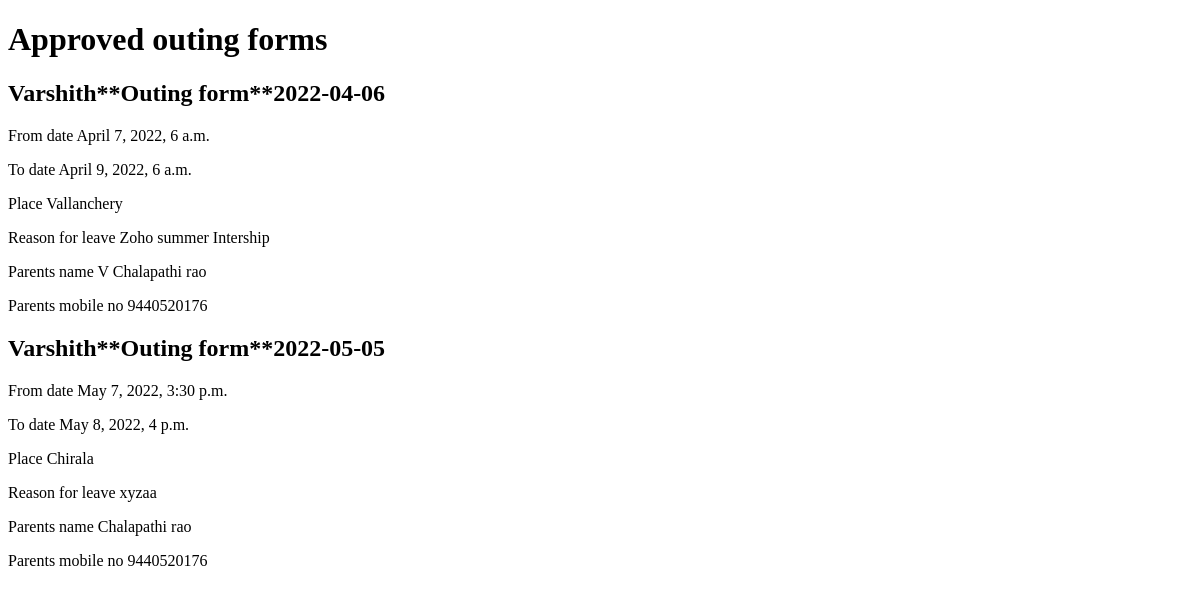
Page /student/previous-outing-forms/ (signed in) on the earlier database version.
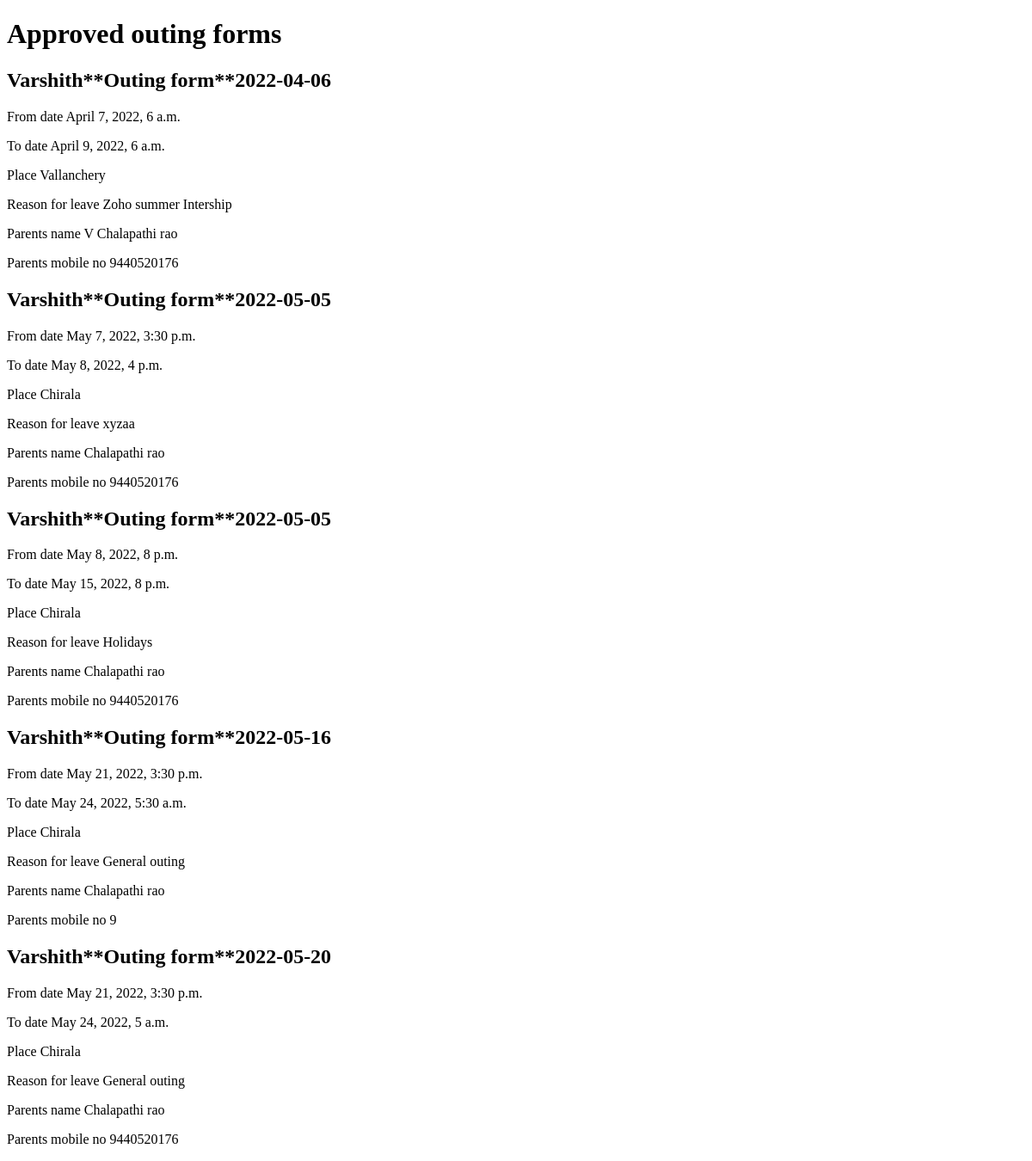
Same page on the later database version.
### db/models.py (models this page shows, shortened)
class Gatepass(models.Model):
    student = models.ForeignKey(User,on_delete=models.CASCADE,related_name="student")
    section = models.CharField(max_length=2)
    register_no = models.CharField(max_length=15)
    year = models.IntegerField()
    counsellor = models.ForeignKey(User,on_delete=models.SET_NULL,null=True,related_name="Counsellor")
    year_coordinator = models.ForeignKey(User,on_delete=models.SET_NULL,null=True,name="Year coordinator")
    applied_date = models.DateField()
    from_date = models.DateTimeField()
    to_date = models.DateTimeField()
    place = models.CharField(max_length=101)
    reason_for_leave = models.TextField(max_length=1001)
    parents_name = models.CharField(max_length=101)
    parents_pno = models.CharField(max_length=15)
    parents_permission = models.BooleanField(default=False)
    is_emergency = models.BooleanField(default=False)
    counsellor_sign = models.BooleanField(default=False)
    year_coordinator_sign = models.BooleanField(default=False)
    hod_sign = models.BooleanField(default=False)
    principal_sign = models.BooleanField(default=False)
    approved = models.BooleanField(default=False)
    deny = models.BooleanField(default=False)
    is_printed = models.BooleanField(default=False)
    def __str__(self):
        return str(self.student)+"**Outing form**"+str(self.applied_date)

class User(AbstractUser):
    is_superuser = models.BooleanField(
        _('superuser status'),
        default=False,
        help_text=_(
            "Check this if the user is super user(Administrator)"
        ),
    )
    is_staff = models.BooleanField(
        _('Principal status'),
        default=False,
        help_text=_('If principal Check this'),
    )
    is_active = models.BooleanField(
        _('active'),
        default=True,
        help_text=_(
            'To block the user uncheck this'
        ),
    )
    email = models.EmailField(unique=True)
    is_student = models.BooleanField(_("Student"),default=True,help_text=_("If student check this"))
    is_year_coordinator = models.BooleanField(_("Year Coordinator"),default=False,help_text=_("If year coordinator check this"))
    is_counsellor = models.BooleanField(_("Counsellor"),default = False,help_text=_("If Counsellor check this"))
    is_hod = models.BooleanField(_("HOD"),default=False,help_text=_("If HOD check this"))
    is_warden = models.BooleanField(_("Warden"),default=False,help_text=_("If warden check this"))
    department = models.ForeignKey(Department,on_delete=models.CASCADE,null=True)
    year = models.IntegerField(null=True)
    def __str__(self):
        return self.username

### student/views.py (the view)
# urls.py: path("previous-outing-forms/",previous_outing,name="previous-outing"),
@login_required
@user_passes_test(is_student)
def previous_outing(request):
    student = User.objects.get(username=request.user)
    context = {"forms":Gatepass.objects.filter(student=student,approved=True),"title":"Approved outing forms"}
    return render(request,"student/outing_forms.html",context)

### student/views.py (called while the page is built)
def is_student(request):
    if request.is_student:
        return True
    return False

### student/templates/student/outing_forms.html (shortened to what this page needs)
<!DOCTYPE html>
<html lang="en">
<head>
</head>
<body>
    <h1>{{title}}</h1>
    {% if forms %}
        {% for i in forms %}
            <h2>{{i}}</h2>
            <p>From date {{i.from_date}}</p>
            <p>To date {{i.to_date}}</p>
            <p>Place {{i.place}}</p>
            <p>Reason for leave {{i.reason_for_leave}}</p>
            <p>Parents name {{i.parents_name}}</p>
            <p>Parents mobile no {{i.parents_pno}}</p>
        {% endfor %}
    {% else %}
        <p>No record found</p>
    {% endif %}
</body>
</html>

Differences in the rows shown:
now on this page (row edited): Gatepass: student+applied_date "Varshith**Outing form**2022-05-05", from_date "May 8, 2022, 8 p.m.", to_date "May 15, 2022, 8 p.m.", place "Chirala", reason_for_leave "Holidays", parents_name "Chalapathi rao", parents_pno "9440520176"
now on this page (row edited): Gatepass: student+applied_date "Varshith**Outing form**2022-05-16", from_date "May 21, 2022, 3:30 p.m.", to_date "May 24, 2022, 5:30 a.m.", place "Chirala", reason_for_leave "General outing", parents_name "Chalapathi rao", parents_pno "9"
added Gatepass: student+applied_date "Varshith**Outing form**2022-05-20", from_date "May 21, 2022, 3:30 p.m.", to_date "May 24, 2022, 5 a.m.", place "Chirala", reason_for_leave "General outing", parents_name "Chalapathi rao", parents_pno "9440520176"
